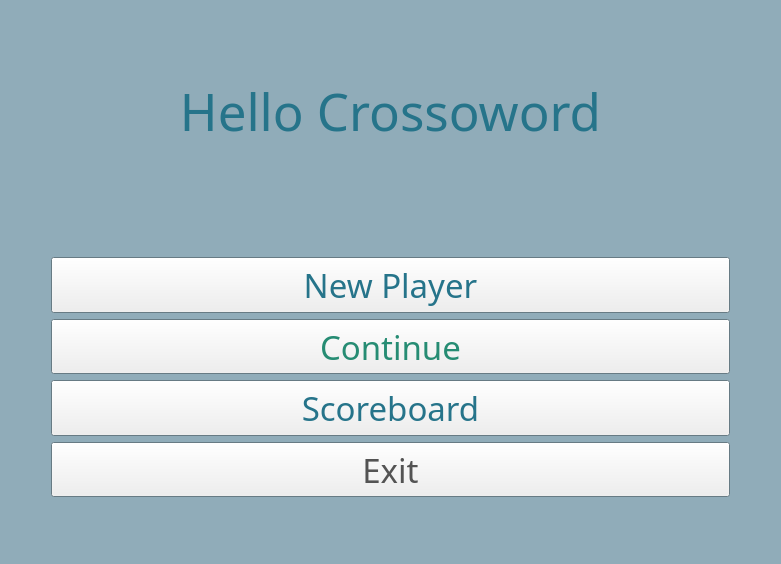
<?xml version="1.0" encoding="UTF-8"?>
<ui version="4.0">
 <class>menuWindow</class>
 <widget class="QWidget" name="menuWindow">
  <property name="geometry">
   <rect>
    <x>0</x>
    <y>0</y>
    <width>781</width>
    <height>564</height>
   </rect>
  </property>
  <property name="palette">
   <palette>
    <active>
     <colorrole role="Base">
      <brush brushstyle="SolidPattern">
       <color alpha="255">
        <red>255</red>
        <green>255</green>
        <blue>255</blue>
       </color>
      </brush>
     </colorrole>
     <colorrole role="Window">
      <brush brushstyle="SolidPattern">
       <color alpha="255">
        <red>144</red>
        <green>172</green>
        <blue>185</blue>
       </color>
      </brush>
     </colorrole>
    </active>
    <inactive>
     <colorrole role="Base">
      <brush brushstyle="SolidPattern">
       <color alpha="255">
        <red>255</red>
        <green>255</green>
        <blue>255</blue>
       </color>
      </brush>
     </colorrole>
     <colorrole role="Window">
      <brush brushstyle="SolidPattern">
       <color alpha="255">
        <red>144</red>
        <green>172</green>
        <blue>185</blue>
       </color>
      </brush>
     </colorrole>
    </inactive>
    <disabled>
     <colorrole role="Base">
      <brush brushstyle="SolidPattern">
       <color alpha="255">
        <red>144</red>
        <green>172</green>
        <blue>185</blue>
       </color>
      </brush>
     </colorrole>
     <colorrole role="Window">
      <brush brushstyle="SolidPattern">
       <color alpha="255">
        <red>144</red>
        <green>172</green>
        <blue>185</blue>
       </color>
      </brush>
     </colorrole>
    </disabled>
   </palette>
  </property>
  <property name="windowTitle">
   <string>crossword</string>
  </property>
  <layout class="QGridLayout" name="gridLayout">
   <item row="0" column="0">
    <layout class="QVBoxLayout" name="verticalLayout_2">
     <item>
      <widget class="QLabel" name="label">
       <property name="sizePolicy">
        <sizepolicy hsizetype="Preferred" vsizetype="Expanding">
         <horstretch>0</horstretch>
         <verstretch>0</verstretch>
        </sizepolicy>
       </property>
       <property name="maximumSize">
        <size>
         <width>16777215</width>
         <height>200</height>
        </size>
       </property>
       <property name="palette">
        <palette>
         <active>
          <colorrole role="WindowText">
           <brush brushstyle="SolidPattern">
            <color alpha="255">
             <red>38</red>
             <green>116</green>
             <blue>138</blue>
            </color>
           </brush>
          </colorrole>
         </active>
         <inactive>
          <colorrole role="WindowText">
           <brush brushstyle="SolidPattern">
            <color alpha="255">
             <red>38</red>
             <green>116</green>
             <blue>138</blue>
            </color>
           </brush>
          </colorrole>
         </inactive>
         <disabled>
          <colorrole role="WindowText">
           <brush brushstyle="SolidPattern">
            <color alpha="255">
             <red>120</red>
             <green>120</green>
             <blue>120</blue>
            </color>
           </brush>
          </colorrole>
         </disabled>
        </palette>
       </property>
       <property name="font">
        <font>
         <family>Cooper Black</family>
         <pointsize>38</pointsize>
        </font>
       </property>
       <property name="text">
        <string>Hello Crossoword</string>
       </property>
       <property name="alignment">
        <set>Qt::AlignCenter</set>
       </property>
      </widget>
     </item>
     <item>
      <spacer name="verticalSpacer_2">
       <property name="orientation">
        <enum>Qt::Vertical</enum>
       </property>
       <property name="sizeType">
        <enum>QSizePolicy::Minimum</enum>
       </property>
       <property name="sizeHint" stdset="0">
        <size>
         <width>20</width>
         <height>40</height>
        </size>
       </property>
      </spacer>
     </item>
     <item>
      <layout class="QHBoxLayout" name="horizontalLayout">
       <item>
        <spacer name="horizontalSpacer">
         <property name="orientation">
          <enum>Qt::Horizontal</enum>
         </property>
         <property name="sizeType">
          <enum>QSizePolicy::Preferred</enum>
         </property>
         <property name="sizeHint" stdset="0">
          <size>
           <width>40</width>
           <height>20</height>
          </size>
         </property>
        </spacer>
       </item>
       <item>
        <layout class="QVBoxLayout" name="verticalLayout">
         <item>
          <widget class="QPushButton" name="newPlayerBtn">
           <property name="sizePolicy">
            <sizepolicy hsizetype="Expanding" vsizetype="Expanding">
             <horstretch>0</horstretch>
             <verstretch>0</verstretch>
            </sizepolicy>
           </property>
           <property name="maximumSize">
            <size>
             <width>800</width>
             <height>100</height>
            </size>
           </property>
           <property name="palette">
            <palette>
             <active>
              <colorrole role="WindowText">
               <brush brushstyle="SolidPattern">
                <color alpha="255">
                 <red>38</red>
                 <green>116</green>
                 <blue>138</blue>
                </color>
               </brush>
              </colorrole>
              <colorrole role="ButtonText">
               <brush brushstyle="SolidPattern">
                <color alpha="255">
                 <red>38</red>
                 <green>116</green>
                 <blue>138</blue>
                </color>
               </brush>
              </colorrole>
             </active>
             <inactive>
              <colorrole role="WindowText">
               <brush brushstyle="SolidPattern">
                <color alpha="255">
                 <red>38</red>
                 <green>116</green>
                 <blue>138</blue>
                </color>
               </brush>
              </colorrole>
              <colorrole role="ButtonText">
               <brush brushstyle="SolidPattern">
                <color alpha="255">
                 <red>38</red>
                 <green>116</green>
                 <blue>138</blue>
                </color>
               </brush>
              </colorrole>
             </inactive>
             <disabled>
              <colorrole role="WindowText">
               <brush brushstyle="SolidPattern">
                <color alpha="255">
                 <red>120</red>
                 <green>120</green>
                 <blue>120</blue>
                </color>
               </brush>
              </colorrole>
              <colorrole role="ButtonText">
               <brush brushstyle="SolidPattern">
                <color alpha="255">
                 <red>120</red>
                 <green>120</green>
                 <blue>120</blue>
                </color>
               </brush>
              </colorrole>
             </disabled>
            </palette>
           </property>
           <property name="font">
            <font>
             <family>Cooper Black</family>
             <pointsize>25</pointsize>
            </font>
           </property>
           <property name="text">
            <string>New Player</string>
           </property>
          </widget>
         </item>
         <item>
          <widget class="QPushButton" name="continueBtn">
           <property name="sizePolicy">
            <sizepolicy hsizetype="Expanding" vsizetype="Expanding">
             <horstretch>0</horstretch>
             <verstretch>0</verstretch>
            </sizepolicy>
           </property>
           <property name="maximumSize">
            <size>
             <width>800</width>
             <height>100</height>
            </size>
           </property>
           <property name="palette">
            <palette>
             <active>
              <colorrole role="WindowText">
               <brush brushstyle="SolidPattern">
                <color alpha="255">
                 <red>38</red>
                 <green>116</green>
                 <blue>138</blue>
                </color>
               </brush>
              </colorrole>
              <colorrole role="ButtonText">
               <brush brushstyle="SolidPattern">
                <color alpha="255">
                 <red>38</red>
                 <green>140</green>
                 <blue>115</blue>
                </color>
               </brush>
              </colorrole>
             </active>
             <inactive>
              <colorrole role="WindowText">
               <brush brushstyle="SolidPattern">
                <color alpha="255">
                 <red>38</red>
                 <green>116</green>
                 <blue>138</blue>
                </color>
               </brush>
              </colorrole>
              <colorrole role="ButtonText">
               <brush brushstyle="SolidPattern">
                <color alpha="255">
                 <red>38</red>
                 <green>140</green>
                 <blue>115</blue>
                </color>
               </brush>
              </colorrole>
             </inactive>
             <disabled>
              <colorrole role="WindowText">
               <brush brushstyle="SolidPattern">
                <color alpha="255">
                 <red>120</red>
                 <green>120</green>
                 <blue>120</blue>
                </color>
               </brush>
              </colorrole>
              <colorrole role="ButtonText">
               <brush brushstyle="SolidPattern">
                <color alpha="255">
                 <red>120</red>
                 <green>120</green>
                 <blue>120</blue>
                </color>
               </brush>
              </colorrole>
             </disabled>
            </palette>
           </property>
           <property name="font">
            <font>
             <family>Cooper Black</family>
             <pointsize>25</pointsize>
            </font>
           </property>
           <property name="text">
            <string>Continue</string>
           </property>
          </widget>
         </item>
         <item>
          <widget class="QPushButton" name="scoreBoardBtn">
           <property name="sizePolicy">
            <sizepolicy hsizetype="Expanding" vsizetype="Expanding">
             <horstretch>0</horstretch>
             <verstretch>0</verstretch>
            </sizepolicy>
           </property>
           <property name="maximumSize">
            <size>
             <width>800</width>
             <height>100</height>
            </size>
           </property>
           <property name="palette">
            <palette>
             <active>
              <colorrole role="WindowText">
               <brush brushstyle="SolidPattern">
                <color alpha="255">
                 <red>38</red>
                 <green>116</green>
                 <blue>138</blue>
                </color>
               </brush>
              </colorrole>
              <colorrole role="ButtonText">
               <brush brushstyle="SolidPattern">
                <color alpha="255">
                 <red>38</red>
                 <green>116</green>
                 <blue>138</blue>
                </color>
               </brush>
              </colorrole>
             </active>
             <inactive>
              <colorrole role="WindowText">
               <brush brushstyle="SolidPattern">
                <color alpha="255">
                 <red>38</red>
                 <green>116</green>
                 <blue>138</blue>
                </color>
               </brush>
              </colorrole>
              <colorrole role="ButtonText">
               <brush brushstyle="SolidPattern">
                <color alpha="255">
                 <red>38</red>
                 <green>116</green>
                 <blue>138</blue>
                </color>
               </brush>
              </colorrole>
             </inactive>
             <disabled>
              <colorrole role="WindowText">
               <brush brushstyle="SolidPattern">
                <color alpha="255">
                 <red>120</red>
                 <green>120</green>
                 <blue>120</blue>
                </color>
               </brush>
              </colorrole>
              <colorrole role="ButtonText">
               <brush brushstyle="SolidPattern">
                <color alpha="255">
                 <red>120</red>
                 <green>120</green>
                 <blue>120</blue>
                </color>
               </brush>
              </colorrole>
             </disabled>
            </palette>
           </property>
           <property name="font">
            <font>
             <family>Cooper Black</family>
             <pointsize>25</pointsize>
            </font>
           </property>
           <property name="text">
            <string>Scoreboard</string>
           </property>
          </widget>
         </item>
         <item>
          <widget class="QPushButton" name="exitBtn">
           <property name="sizePolicy">
            <sizepolicy hsizetype="Expanding" vsizetype="Expanding">
             <horstretch>0</horstretch>
             <verstretch>0</verstretch>
            </sizepolicy>
           </property>
           <property name="maximumSize">
            <size>
             <width>800</width>
             <height>100</height>
            </size>
           </property>
           <property name="palette">
            <palette>
             <active>
              <colorrole role="WindowText">
               <brush brushstyle="SolidPattern">
                <color alpha="255">
                 <red>38</red>
                 <green>116</green>
                 <blue>138</blue>
                </color>
               </brush>
              </colorrole>
              <colorrole role="ButtonText">
               <brush brushstyle="SolidPattern">
                <color alpha="255">
                 <red>83</red>
                 <green>83</green>
                 <blue>83</blue>
                </color>
               </brush>
              </colorrole>
             </active>
             <inactive>
              <colorrole role="WindowText">
               <brush brushstyle="SolidPattern">
                <color alpha="255">
                 <red>38</red>
                 <green>116</green>
                 <blue>138</blue>
                </color>
               </brush>
              </colorrole>
              <colorrole role="ButtonText">
               <brush brushstyle="SolidPattern">
                <color alpha="255">
                 <red>83</red>
                 <green>83</green>
                 <blue>83</blue>
                </color>
               </brush>
              </colorrole>
             </inactive>
             <disabled>
              <colorrole role="WindowText">
               <brush brushstyle="SolidPattern">
                <color alpha="255">
                 <red>120</red>
                 <green>120</green>
                 <blue>120</blue>
                </color>
               </brush>
              </colorrole>
              <colorrole role="ButtonText">
               <brush brushstyle="SolidPattern">
                <color alpha="255">
                 <red>120</red>
                 <green>120</green>
                 <blue>120</blue>
                </color>
               </brush>
              </colorrole>
             </disabled>
            </palette>
           </property>
           <property name="font">
            <font>
             <family>Cooper Black</family>
             <pointsize>25</pointsize>
            </font>
           </property>
           <property name="text">
            <string>Exit</string>
           </property>
          </widget>
         </item>
         <item>
          <spacer name="verticalSpacer">
           <property name="orientation">
            <enum>Qt::Vertical</enum>
           </property>
           <property name="sizeHint" stdset="0">
            <size>
             <width>20</width>
             <height>40</height>
            </size>
           </property>
          </spacer>
         </item>
        </layout>
       </item>
       <item>
        <spacer name="horizontalSpacer_2">
         <property name="orientation">
          <enum>Qt::Horizontal</enum>
         </property>
         <property name="sizeType">
          <enum>QSizePolicy::Preferred</enum>
         </property>
         <property name="sizeHint" stdset="0">
          <size>
           <width>40</width>
           <height>20</height>
          </size>
         </property>
        </spacer>
       </item>
      </layout>
     </item>
    </layout>
   </item>
  </layout>
 </widget>
 <resources/>
 <connections>
  <connection>
   <sender>exitBtn</sender>
   <signal>clicked()</signal>
   <receiver>menuWindow</receiver>
   <slot>close()</slot>
   <hints>
    <hint type="sourcelabel">
     <x>390</x>
     <y>473</y>
    </hint>
    <hint type="destinationlabel">
     <x>390</x>
     <y>281</y>
    </hint>
   </hints>
  </connection>
 </connections>
</ui>
